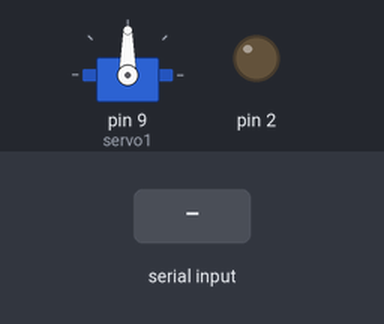
A sketch run on a simulated Arduino Uno, built with avr-gcc and run on an emulated ATmega328P. Shown: servo, output pins drawn as LEDs (lit = HIGH). The inputs (shaded band) are chosen by the test bench.

Above: at 1.2 s.
1.3 s: "A,45\n" received over Serial
At 1.7 s:
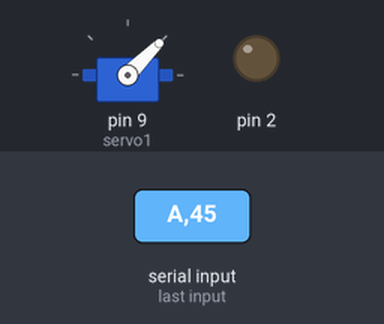
2.8 s: "C90\n" received over Serial
At 3.9 s:
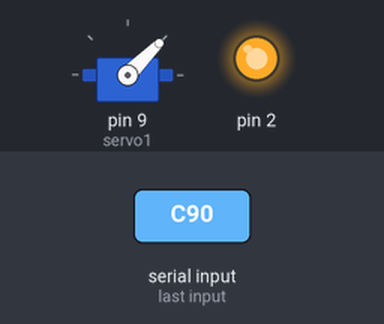
4.3 s: "A90\n" received over Serial
At 5.2 s:
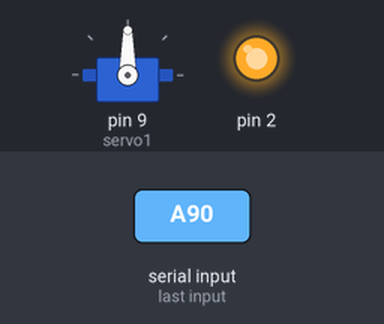
5.8 s: "A" received over Serial
At 7.9 s:
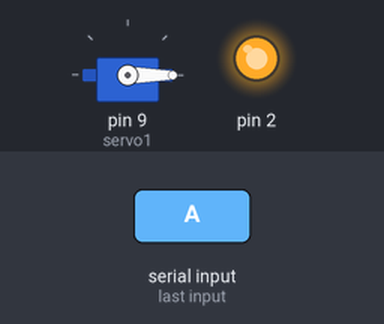
8.2 s: "D90\n" received over Serial
At 9.2 s:
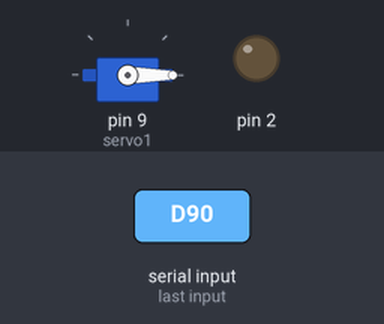
9.7 s: "B90\n" received over Serial
At 10.5 s:
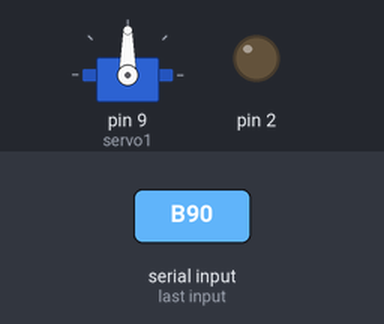
Timing chart, 0 to 12.2 s (numbered marks = the images above; inputs shaded):
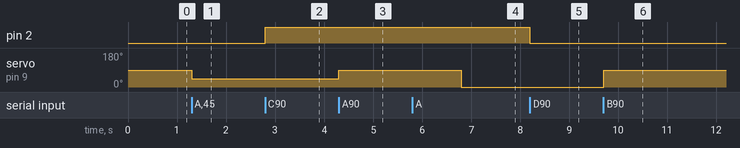

Measured:
- after the input at 1.3 s, servo on pin 9 (servo1): 90° → 45° at once
- after the input at 2.8 s, pin 2: LOW → HIGH at once
- after the input at 4.3 s, servo on pin 9 (servo1): 45° → 90° at once
- after the input at 5.8 s, servo on pin 9 (servo1): 90° → 0° after 1.0 s
- after the input at 8.2 s, pin 2: HIGH → LOW at once
- after the input at 9.7 s, servo on pin 9 (servo1): 0° → 90° at once

The sketch:

Servomoteur.ino
```cpp
#include <Servo.h>
Servo servo1;
byte b;char c;int k;
void setup() {
  pinMode(2,OUTPUT);digitalWrite(2,LOW);
  servo1.attach(9,1000,2000);
  Serial.begin(9600);

}

void loop() {

if(Serial.available()>0)
{
  b=Serial.read();
   if(b=='A')
   {k=Serial.parseInt();
   while(Serial.available()>0)
    c=Serial.read();
   servo1.write(k);}
   if(b=='B')
   {k=Serial.parseInt();
   while(Serial.available()>0)
    c=Serial.read();
   servo1.write(k);}
   if(b=='C')
    digitalWrite(2,HIGH) ;
   if(b=='D')
    digitalWrite(2,LOW) ;
}
}
```
